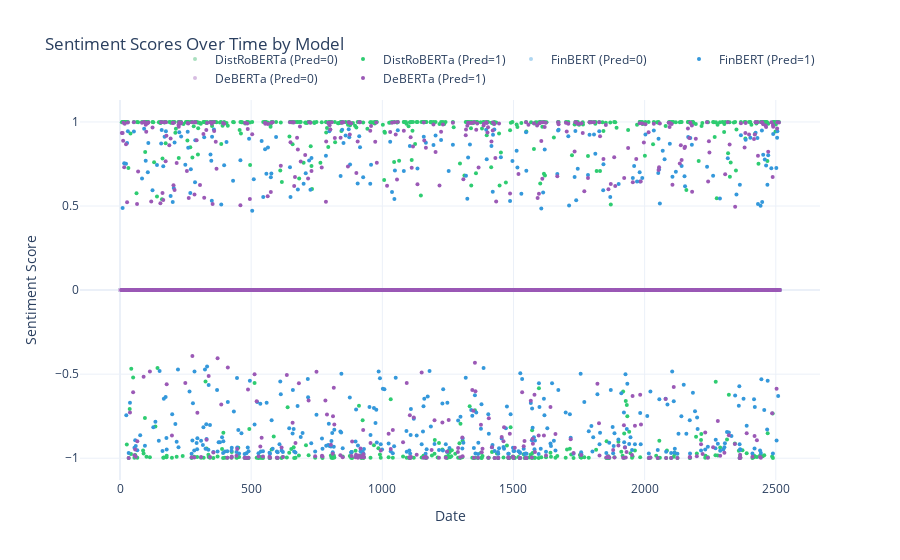

Here is the notebook cell this chart was saved with:
### Markdown cell above
# Plot Result Comparison #

### Code cell
fig = create_sentiment_plot(msft_data, size=4)
fig.show()

### Figure 1 — Plotly figure (JSON) as saved in the notebook; plotly's stock layout.template omitted (floating-point values rounded to 4 significant figures; data arrays with more than 128 entries replaced by an {"elided": "..."} marker saying what was removed)
{"data": [{"marker": {"color": "#a9dfbf", "size": 4, "symbol": "circle"}, "mode": "markers", "name": "DistRoBERTa (Pred=0)", "x": [0, 1, 2, 3, 4, 2516], "y": [0.0, 0.0, 0.0, 0.0, 0.0, 0.0], "type": "scatter"}, {"marker": {"color": "#2ecc71", "size": 4, "symbol": "circle"}, "mode": "markers", "name": "DistRoBERTa (Pred=1)", "x": {"elided": "2511 int values"}, "y": {"elided": "2511 float values"}, "type": "scatter"}, {"marker": {"color": "#aed6f1", "size": 4, "symbol": "circle"}, "mode": "markers", "name": "FinBERT (Pred=0)", "x": [0, 1, 2, 3, 4, 2516], "y": [0.0, 0.0, 0.0, 0.0, 0.0, 0.0], "type": "scatter"}, {"marker": {"color": "#3498db", "size": 4, "symbol": "circle"}, "mode": "markers", "name": "FinBERT (Pred=1)", "x": {"elided": "2511 int values"}, "y": {"elided": "2511 float values"}, "type": "scatter"}, {"marker": {"color": "#d7bde2", "size": 4, "symbol": "circle"}, "mode": "markers", "name": "DeBERTa (Pred=0)", "x": [0, 1, 2, 3, 4, 2516], "y": [0.0, 0.0, 0.0, 0.0, 0.0, 0.0], "type": "scatter"}, {"marker": {"color": "#9b59b6", "size": 4, "symbol": "circle"}, "mode": "markers", "name": "DeBERTa (Pred=1)", "x": {"elided": "2511 int values"}, "y": {"elided": "2511 float values"}, "type": "scatter"}], "layout": {"legend": {"orientation": "h", "yanchor": "bottom", "y": 1.02, "xanchor": "right", "x": 1}, "xaxis": {"title": {"text": "Date"}, "showgrid": true}, "yaxis": {"title": {"text": "Sentiment Score"}, "showgrid": true}, "title": {"text": "Sentiment Scores Over Time by Model"}, "hovermode": "x unified"}}
